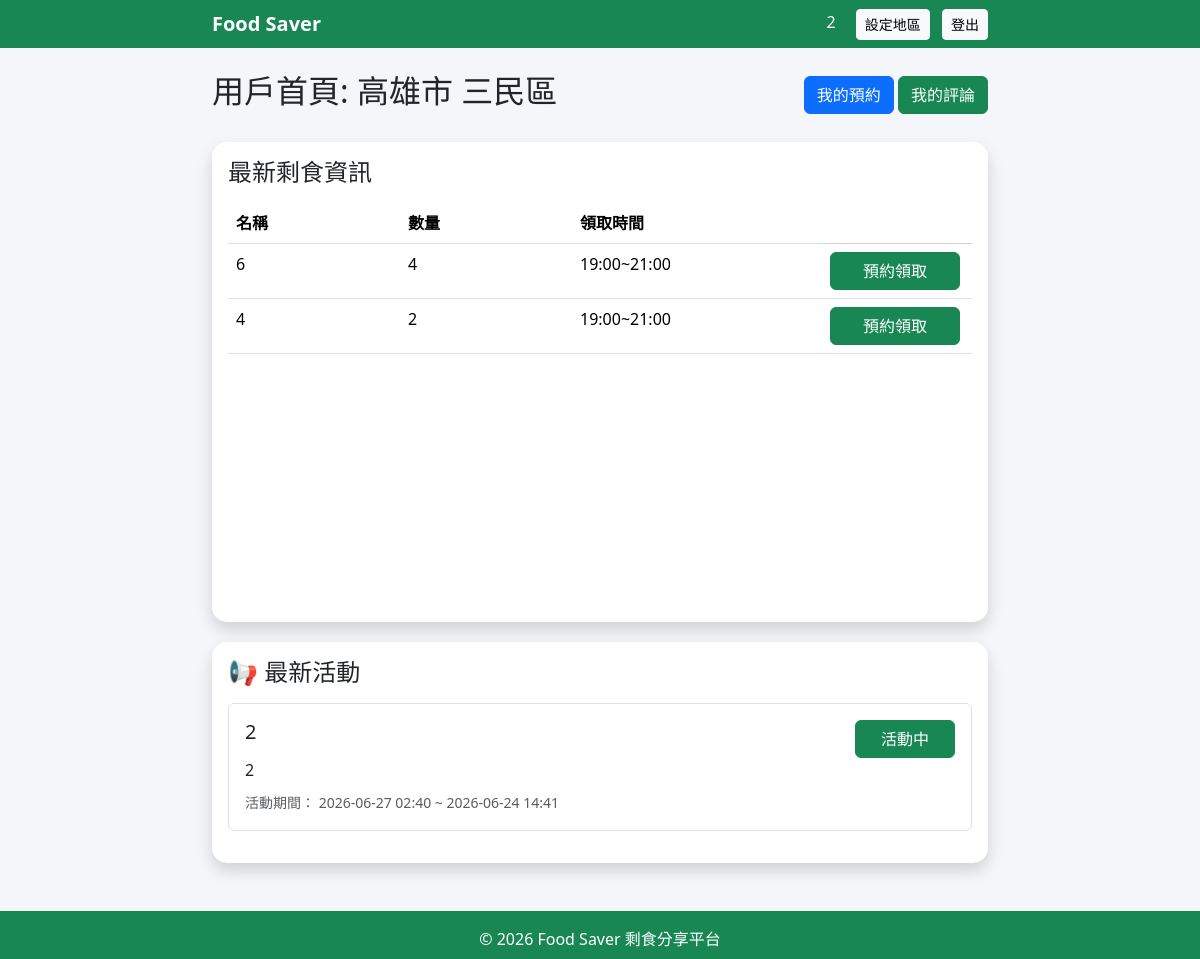
The page /user/dashboard (signed in) on the database its author committed.
### models.py (models this page shows)
class User(db.Model):
    __tablename__ = "users"
    id = db.Column(db.Integer, primary_key=True)
    username = db.Column(
        db.String(50),
        unique=True,
        nullable=False
    )
    password = db.Column(
        db.String(100),
        nullable=False
    )
    role = db.Column(
        db.String(20),
        nullable=False
    )  # seller / user
    city = db.Column(
        db.String(50)
    )
    district = db.Column(
        db.String(50)
    )
    is_premium = db.Column(
    db.Boolean,
    default=False
    )

class Food(db.Model):
    __tablename__ = "foods"
    id = db.Column(db.Integer, primary_key=True)
    name = db.Column(
        db.String(100),
        nullable=False
    )
    description = db.Column(
        db.Text,
        nullable=True
    )
    quantity = db.Column(
        db.Integer,
        nullable=False
    )
    pickup_time = db.Column(
        db.String(100),
        nullable=False
    )
    seller_id = db.Column(
        db.Integer,
        db.ForeignKey("users.id")
    )

class Promotion(db.Model):
    __tablename__ = "promotions"
    id = db.Column(
        db.Integer,
        primary_key=True
    )
    seller_id = db.Column(
        db.Integer,
        db.ForeignKey("users.id")
    )
    title = db.Column(
        db.String(100),
        nullable=False
    )
    content = db.Column(
        db.Text,
        nullable=False
    )
    start_date = db.Column(
        db.DateTime,
        nullable=False
    )
    end_date = db.Column(
        db.DateTime,
        nullable=False
    )
    created_at = db.Column(
        db.DateTime,
        default=datetime.utcnow
    )

### user.py (the view)
@user_bp.route("/dashboard")
def dashboard():
    if not user_required():
        return redirect(url_for("login"))
    user = User.query.get(
        session["user_id"]
    )
    seller_list = User.query.filter_by(
        city=user.city,
        district=user.district,
        role="seller"
    ).all()
    seller_ids = [
        seller.id
        for seller in seller_list
    ]
    food_list = Food.query.filter(
        Food.seller_id.in_(seller_ids)
    ).all()
    seller_ids = [
        seller.id
        for seller in User.query.filter_by(
            city=user.city,
            district=user.district,
            role="seller"
        ).all()
    ]
    promotions = Promotion.query.filter(
        Promotion.seller_id.in_(seller_ids),
        Promotion.end_date >= datetime.now()
    ).all()
    return render_template(
        "user_dashboard.html",
        foods=food_list,
        user=user,
        promotions=promotions
    )

### app.py (called while the page is built)
@app.before_request
def create_tables():
    db.create_all()

### user.py (called while the page is built)
def user_required():
    if "user_id" not in session:
        return False
    if session.get("role") != "user":
        return False
    return True

### templates/user_dashboard.html
{% extends "base.html" %}
{% block content %}
<div class="d-flex justify-content-between align-items-center mb-4">
    <h2>用戶首頁: {% if user.city %}{{ user.city }} {{ user.district }}{%else%}未設定地區{% endif %}</h2>
    <div>
        <a href="/user/my_reservations"
           class="btn btn-primary">
            我的預約
        </a>
        <a href="/user/my_comments"
           class="btn btn-success">
            我的評論
        </a>
    </div>
</div>
<div class="card shadow" style=" height: 60vh;">
    <div class="card-body">
        <h4 class="mb-3">
            最新剩食資訊
        </h4>
        {% if foods %}
            <table class="table table-hover">
                <thead>
                    <tr>
                        <th>名稱</th>
                        <th>數量</th>
                        <th>領取時間</th>
                    </tr>
                </thead>
                <tbody>
                {% for food in foods %}
                    {% if food.quantity > 0 %}
                        <tr>
                            <td>{{ food.name }}</td>
                            <td>{{ food.quantity }}</td>
                            <td style="width: 250px;">{{ food.pickup_time }}</td>
                            <td class="card-footer bg-white" style="width: 150px;">
                                <a href="/user/reserve/{{ food.id }}"
                                style="max-width: 130px;"
                                class="btn btn-success w-100">
                                    預約領取
                                </a>
                            </td>
                        </tr>
                    {% endif %}
                {% endfor %}
                </tbody>
            </table>
        {% else %}
            {% if user.city %}
                <p>目前沒有可領取剩食。</p>
            {% else %}
                <p>請先設定地區以查看剩食資訊。</p>
            {% endif %}
        {% endif %}
    </div>
</div>
{% if promotions %}
<div class="card shadow mb-4" style="margin-top: 20px;">
    <div class="card-body">
        <h4 class="mb-3">
            📢 最新活動
        </h4>
        <div class="activity-scroll" style="max-height:40vh; overflow-y:auto;">
            {% for p in promotions %}
            <div class="border rounded p-3 mb-3">
                <div class="d-flex justify-content-between">
                    <h5 class="mb-2">
                        {{ p.title }}
                    </h5>
                    <span style="max-width: 100px; pointer-events: none;" class="btn btn-success w-100">
                        活動中
                    </span>
                </div>
                <p class="mb-2">
                    {{ p.content }}
                </p>
                <small class="text-muted">
                    活動期間：
                    {{ p.start_date.strftime("%Y-%m-%d %H:%M") }}
                    ~
                    {{ p.end_date.strftime("%Y-%m-%d %H:%M") }}
                </small>
            </div>
            {% endfor %}
        </div>
    </div>
</div>
{% endif %}
{% endblock %}

### templates/base.html (shortened to what this page needs)
<!DOCTYPE html>
<html lang="zh-Hant">
<head>
    <link href="https://cdn.jsdelivr.net/npm/bootstrap@5.3.3/dist/css/bootstrap.min.css" rel="stylesheet">
</head>
<body class="d-flex flex-column min-vh-100">
<nav class="navbar navbar-expand-lg navbar-dark bg-success" style="height: 6vh;">
    <div class="container" style="max-width: 800px;">
        <a class="navbar-brand" {% if session.get("user_id") %}href="/{{ session['role'] }}/dashboard"{% else %}href="/" {% endif %}>
            Food Saver
        </a>
        <div class="ms-auto">
            {% if session.get("user_id") %}
                <span class="text-white me-3">
                    {{ session["username"] }}
                </span>
                <a href="/set_area"
                   class="btn btn-light btn-sm me-2">
                    設定地區
                </a>
                <a href="/logout"
                   class="btn btn-light btn-sm">
                    登出
                </a>
            {% endif %}
        </div>
    </div>
</nav>
<div class="container mt-4 flex-grow-1" style="max-width: 800px;">
    {% block content %}
    {% endblock %}
</div>
<footer class="bg-success text-white text-center py-3 mt-4" style="height: 6vh;">
    &copy; 2026 Food Saver 剩食分享平台
</footer>
</body>
</html>

### templates/base.html (style rules this page uses)
body { background:#f4f6f9; }
.navbar-brand { font-weight:bold; }
.card { border:none; border-radius:15px; }

### rows shown on the page
User: city "高雄市", district "三民區"
Food: name "6", quantity "4", pickup_time "19:00~21:00", {{ food.id }} 1 (drawn)
Food: name "4", quantity "2", pickup_time "19:00~21:00"
Promotion: title "2", content "2", start_date "2026-06-27 02:40", end_date "2026-06-24 14:41"

### other values the page prints
{{ session["username"] }} "2"
